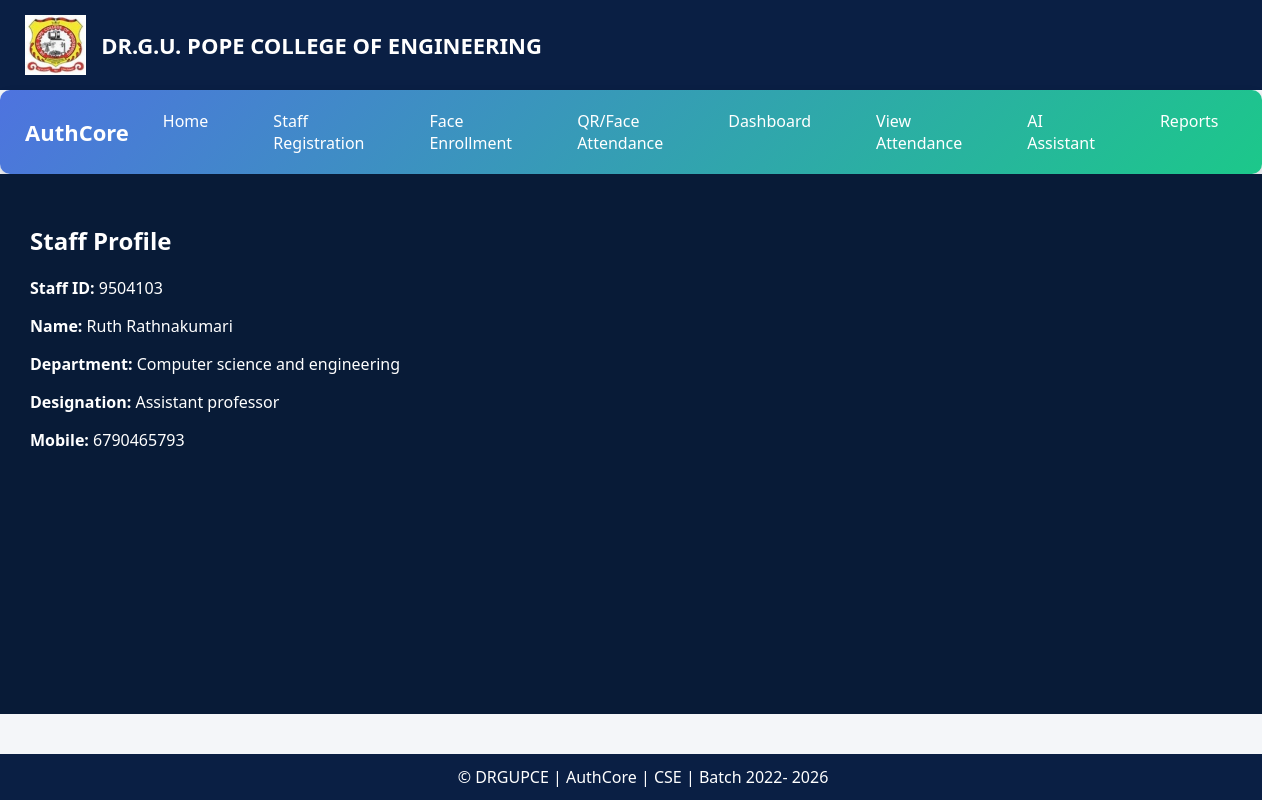
Page /staff/dashboard/9504103 on the committed database.
### tables this page shows
CREATE TABLE staff (
    id INTEGER PRIMARY KEY AUTOINCREMENT,
    staff_id TEXT UNIQUE,
    name TEXT,
    department TEXT,
    designation TEXT,
    mobile TEXT,
    face_registered INTEGER DEFAULT 0
);

### app.py (the view)
@app.route("/staff/dashboard/<staff_id>")
def staff_dashboard(staff_id):
    con = get_db()
    cur = con.cursor()
    cur.execute("""
        SELECT staff_id,name,department,designation,mobile
        FROM staff
        WHERE staff_id=?
    """,(staff_id,))
    staff = cur.fetchone()
    cur.execute("""
        SELECT date,time,mode
        FROM attendance
        WHERE staff_id=?
        ORDER BY date DESC
    """,(staff_id,))
    attendance = cur.fetchall()
    con.close()
    return render_template(
        "staff_dashboard.html",
        staff=staff,
        attendance=attendance
    )

### app.py (called while the page is built)
def get_db():
    return sqlite3.connect(DB)

### templates/staff_dashboard.html
{% extends "base.html" %}
{% block content %}
<h2>Staff Profile</h2>
<p><b>Staff ID:</b> {{ staff[0] }}</p>
<p><b>Name:</b> {{ staff[1] }}</p>
<p><b>Department:</b> {{ staff[2] }}</p>
<p><b>Designation:</b> {{ staff[3] }}</p>
<p><b>Mobile:</b> {{ staff[4] }}</p>
{% endblock %}

### static/css/style.css (style rules this page uses)
body { margin: 0; font-family: "Segoe UI", Arial, sans-serif; background-color: #f4f6f9; color: #333; }

### rows in the picture
staff: staff "9504103", name "Ruth Rathnakumari", department "Computer science and engineering", designation "Assistant professor", mobile "6790465793"
